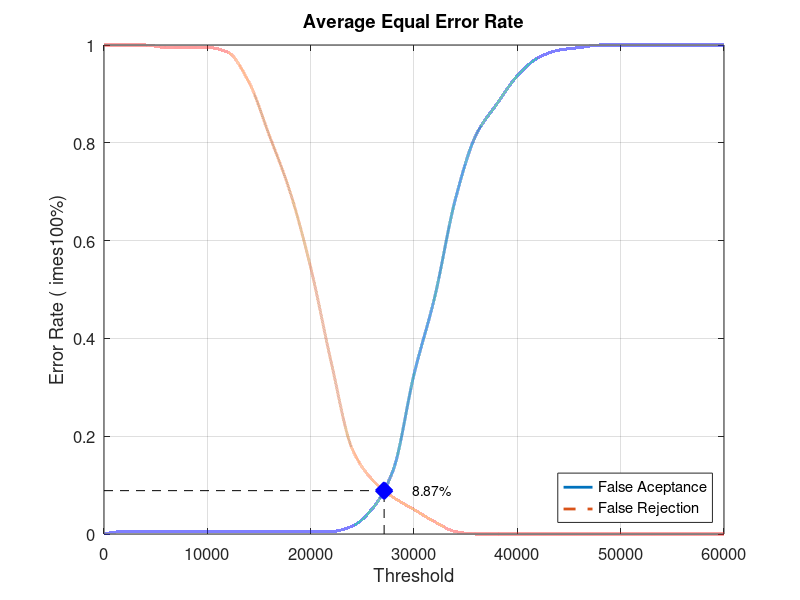
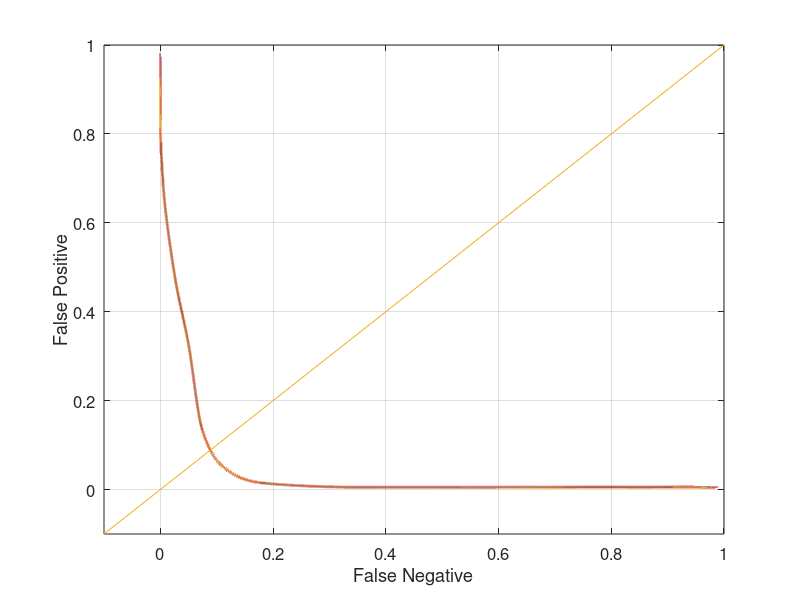

These figures' MATLAB source, in order:
close all;
clear;
clc;
x = 0:2000:60000;
xq = 0:0.5:60000;

y0 = [0 0.00526316 0.00526316 0.00526316 0.00526316 0.00526316 0.00526316 0.00526316 0.00526316 0.00526316 0.00526316 0.00526316 0.0157895 0.0526316 0.131579 0.326316 0.484211 0.684211 0.815789 0.878947 0.936842 0.973684 0.989474 0.994737 1 1 1 1 1 1 1]
yy0 = interp1(x, y0, xq, 'pchip');
y1 = [1 1 1 0.995 0.995 0.995 0.985 0.925 0.815 0.7 0.545 0.35 0.175 0.11 0.075 0.05 0.025 0.005 0 0 0 0 0 0 0 0 0 0 0 0 0]
yy1 = interp1(x, y1, xq, 'pchip');

% Calculating EER: 
y2 = abs(y0 - y1);
find(y2 == min(y2))
yy2 = abs(yy0 - yy1);
xEER = find(yy2 == min(yy2));
xEERIndex = xq(xEER) % X-axis EER
yEER = yy0(xEER) % Y-axis EER

main = figure
plot(xq, yy0,'-','LineWidth', 2);	hold on
plot(xq, yy1,'--','LineWidth', 2);	hold on
plot([xEERIndex xEERIndex], [0 yEER], 'k--');	hold on
plot([0 xEERIndex], [yEER yEER], 'k--');	hold on
plot(xEERIndex, yEER, 'bx', 'LineWidth', 10);	hold on
text(xEERIndex + 10 * xEERIndex / 100, yEER, [num2str(round((10000 * yEER)) / 100) '%'])
legend('False Aceptance', 'False Rejection', 'Location', 'SouthEast')
xlabel('Threshold')
ylabel('Error Rate (	imes100%)')
title('Average Equal Error Rate')
set(gca, 'FontSize', 12)
axis([0 60000 0 1])
grid on

print(main, 'Database3_1Main', '-dpng');
FNRxFPR = figure('Color', [1 1 1]);
plot(yy1, yy0, '-', yy1, yy0, 'LineWidth', 2);
hold on
y = -0.1:0.1:1
plot(y, y); 
set(gca, 'FontSize', 12)
xlabel('False Negative')
ylabel('False Positive')
axis([-0.1 1 -0.1 1])
set(gca, 'FontSize', 12)
grid on

print(FNRxFPR, 'Database3_1FNRxFPR','-dpng');
